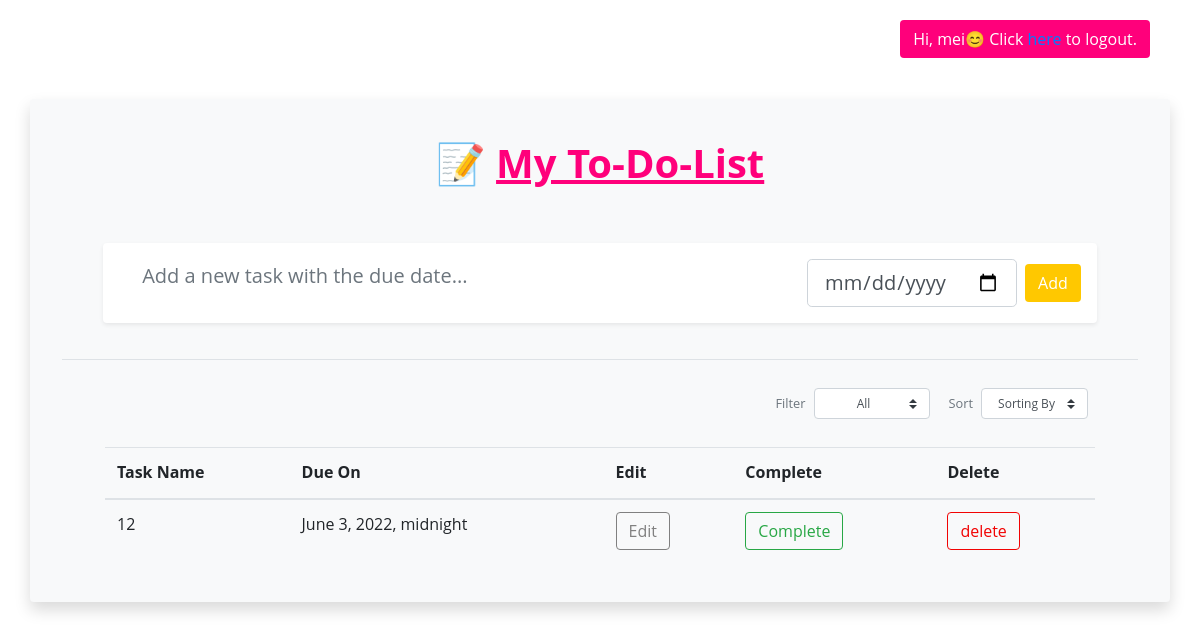
Before: / (signed in) with the older database file.
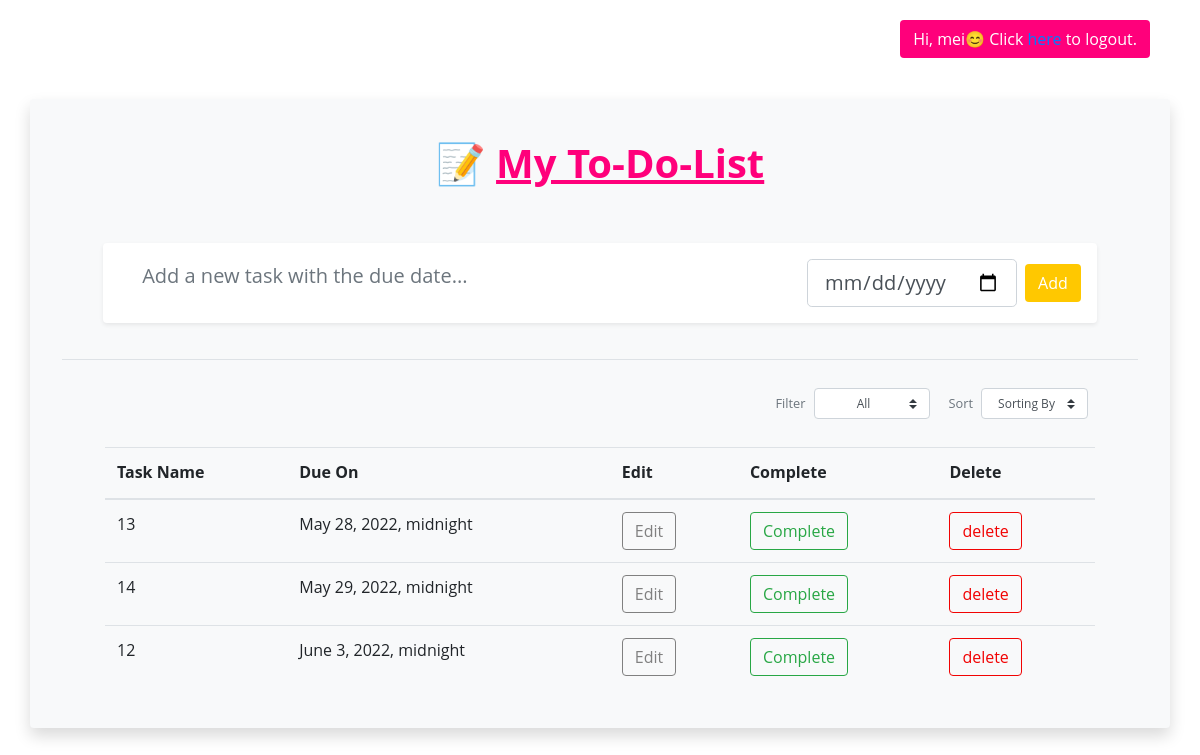
After: the same page with the newer database file.
### home/models.py (models this page shows, shortened)
class Task(models.Model):
    id = models.BigAutoField(auto_created=True, primary_key=True)
    title = models.CharField(max_length=100)
    details = models.TextField(blank=True, null=True)
    create_date = models.DateTimeField(default=timezone.now)
    due_date = models.DateTimeField(blank=True, null=True)
    complete = models.BooleanField(default=False)
    user = models.ForeignKey(
        settings.AUTH_USER_MODEL, default=None, null=False, on_delete=models.CASCADE
    )

### home/views.py (the view)
# urls.py: path("", views.index, name="index"),
def index(request):
    template_name = "home/templates/index.html"
    if request.user.is_authenticated:
        todolist = Task.objects.filter(user=request.user).order_by("due_date")
    else:
        todolist = {}
    context = {"todolist": todolist}
    return render(request, template_name=template_name, context=context)

### home/templates/index.html (shortened to what the changed rows need)
{% url 'home:index' as home_base_url %}
{% load static %}
<!DOCTYPE HTML>
<html lang="en">
<head>
    <link rel="stylesheet" href="https://stackpath.bootstrapcdn.com/bootstrap/4.1.3/css/bootstrap.min.css">
    <link rel="stylesheet" href="{% static 'css/fontawesome/fontawesome-all.min.css' %}">
</head>
<body>
<section id="main" class="container-md mx-md-auto mx-1">
    <br>
    <br>
		{% block main %}
        <div class="container m-5 p-2 rounded mx-auto bg-light shadow" style="background-color: pink;">
            <div class="row mx-1 px-5 pb-3 w-80">
                <div class="col mx-auto">
                    <table class="table table-hover">
                        <thead>
                          <tr>
                            <th scope="col">Task Name</th>
                            <th scope="col">Due On</th>
                            <th scope="col">Edit</th>
                            <th scope="col">Complete</th>
                            <th scope="col">Delete</th>
                          </tr>
                        </thead>
                        <tbody class="no-underline">
                    {% for task in todolist %}
      {% if task.complete == True%}
      <tr style="background-color: rgba(128, 128, 128, 0.094);">
        <td id="line-through">{{task.title}}</td>
        <td style="color:grey">{{task.due_date}}</td>
        <td><a class="text-secondary" href="#">Uneditable</a></td>
          <td>
          <form method="POST" action="/change_status/">
            {% csrf_token %}
            <input name="id" type="hidden" value="{{task.id}}" >
            <input name="status" type="hidden" value="False" >
            <button type="submit" class="btn btn-outline-success my-2 my-sm-0 undo_btn" >Undo</button>
          </form>
        </td>
        <td>
            <button data-bs-toggle="modal" data-bs-target="#delete_Model{{task.id}}" type="button" class="btn btn-outline-success my-2 my-sm-0 delete_btn" >delete</button>
          <div class="modal fade" id="delete_Model{{task.id}}" tabindex="-1" role="dialog" aria-labelledby="exampleModalLabel" aria-hidden="true">
            <div class="modal-dialog" role="document">
              <div class="modal-content">
                <div class="modal-header">
                  <h5 class="modal-title" id="exampleModalLabel">Please Comfirm</h5>
                  <button type="button" class="close" data-bs-dismiss="modal" aria-label="Close">
                    <span aria-hidden="true">&times;</span>
                  </button>
                </div>
                <div class="modal-body">
                    ⚠️ Are you sure you want to delete this task: {{task.title}}
                </div>
                <div class="modal-footer">
                  <button type="button" class="btn btn-secondary" data-bs-dismiss="modal">Cancel</button>
                  <form method="POST" action="/delete_task/">
                    {% csrf_token %}
                    <input name="id" type="hidden" value="{{task.id}}" >
                    <button type="submit" class="btn btn-primary" style="background-color: rgb(255, 0, 123)!important; border-color:  rgb(255, 0, 123)!important;">Yes, I want to delete it!</button>
                  </form>
                </div>
              </div>
            </div>
          </div>
        </td>
        {% else %}
        <tr>
            <td>{{task.title}}</td>
            <td>{{task.due_date}}</td>
          <td>
             <button data-bs-toggle="modal" data-bs-target="#details_Model{{task.id}}" type="button" class="btn btn-outline-success my-2 my-sm-0 edit_btn" >Edit</button>
          </td>
           <td>
            <form method="POST" action="/change_status/">
            <button type="submit" class="btn btn-outline-success my-2 my-sm-0">Complete</button>
            </form>
          </td>
          <td>
             <button data-bs-toggle="modal" data-bs-target="#delete_Model{{task.id}}" type="button" class="btn btn-outline-success my-2 my-sm-0 delete_btn" >delete</button>
        </td>
        </tr>
        {% endif %}
        {% endfor %}
                </tbody>
                </table>
                </div>
            </div>
        </div>
        {% endblock %}
	</section>
</body>
</html>

Changed rows visible on the page:
added Task: title "13", due_date "May 28, 2022, midnight"
added Task: title "14", due_date "May 29, 2022, midnight"
